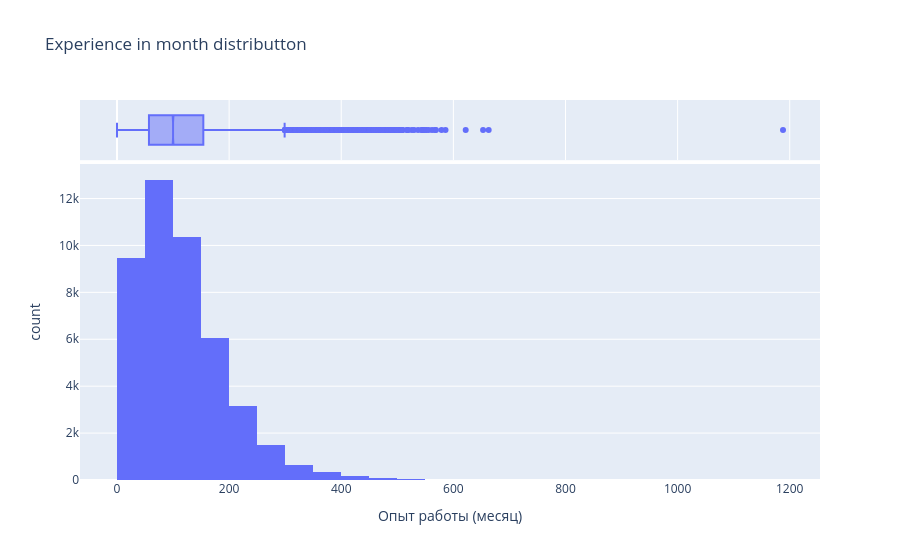

Notebook code for this chart:
### Markdown cell above
This histogram shows that most applicants are between 20 and 40 years old, with the most common candidate being around 30. The boxplot shows that the data contains many outliers and anomalies. It's also worth noting that the graph is not symmetrical and skews to the right.

### Code cell
fig = px.histogram(
    data_frame=new_dst,
    x='Опыт работы (месяц)',
    title='Experience in month distributton',
    marginal='box',
    nbins=50 
)
fig.write_html(r'C:\Users\alber\Desktop\EDA_CV_HH\graphs\exp.html')
fig.show()

### Figure 1 — Plotly figure (JSON) as saved in the notebook; plotly's stock layout.template omitted (floating-point values rounded to 4 significant figures; data arrays with more than 128 entries replaced by an {"elided": "..."} marker saying what was removed)
{"data": [{"bingroup": "x", "hovertemplate": "Опыт работы (месяц)=%{x}<br>count=%{y}<extra></extra>", "legendgroup": "", "marker": {"color": "#636efa", "pattern": {"shape": ""}}, "name": "", "nbinsx": 50, "orientation": "v", "showlegend": false, "type": "histogram", "x": {"elided": "44744 float values"}, "xaxis": "x", "yaxis": "y"}, {"hovertemplate": "Опыт работы (месяц)=%{x}<extra></extra>", "legendgroup": "", "marker": {"color": "#636efa"}, "name": "", "notched": true, "showlegend": false, "type": "box", "x": {"elided": "44744 float values"}, "xaxis": "x2", "yaxis": "y2"}], "layout": {"barmode": "relative", "legend": {"tracegroupgap": 0}, "title": {"text": "Experience in month distributton"}, "xaxis": {"anchor": "y", "domain": [0, 1], "title": {"text": "Опыт работы (месяц)"}}, "xaxis2": {"anchor": "y2", "domain": [0, 1], "matches": "x", "showgrid": true, "showticklabels": false}, "yaxis": {"anchor": "x", "domain": [0, 0.8316], "title": {"text": "count"}}, "yaxis2": {"anchor": "x2", "domain": [0.8416, 1], "matches": "y2", "showgrid": false, "showline": false, "showticklabels": false, "ticks": ""}}}
